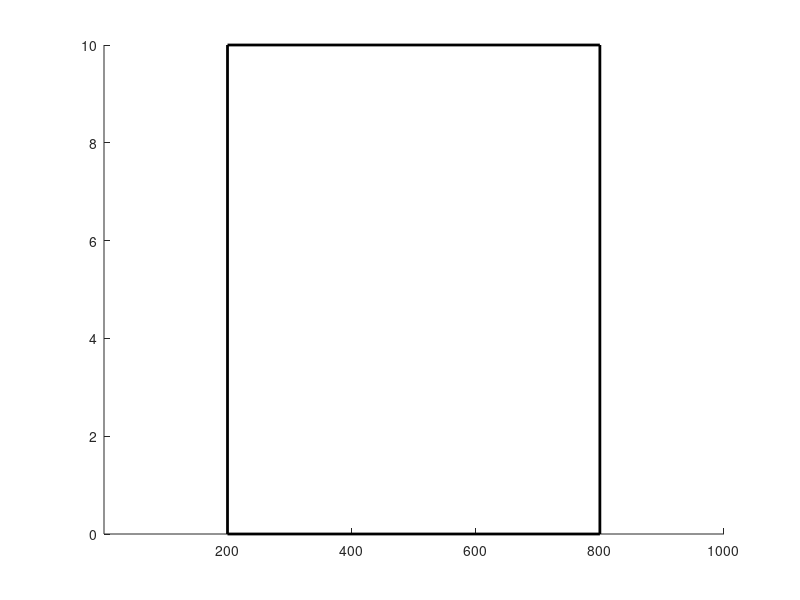

This figure's MATLAB source:
% calculates the px positions (xstart, xend) of a number of verical bars
% across the screen
%
% the coordinates are calculated such that each bar subtends the same
% visual angle as the others
%
% Ghaith Tarawneh (ghaith.tarawneh@ncl.ac.uk) - 10/7/2015

function bars = calBarPositions(scrW, screenReso, viewD, m, bars)

makePlot = 0;

if nargin == 0
    
    scrW = 1000; % screen width (px)
    
    m = 200; % horizontal margin (px)
    
    screenReso = 37; % px/cm
    
    viewD = 7; % cm
    
    bars = 1;
    
    makePlot = 1;
    
end

W = scrW - 2 * m; % take out left and right margins

A = 2 * atand(W / screenReso / viewD / 2);

edges = bars + 1;

edgePosDegs = linspace(-A/2, A/2, edges)';

edgePosPx = tand(edgePosDegs) * viewD * screenReso;

xM = scrW / 2;

bars = ceil([edgePosPx(1:end-1) edgePosPx(2:end)] + xM);

if makePlot
    
    clf
    
    for i=1:size(bars, 1)
        
        x1 = bars(i, 1);
        x2 = bars(i, 2);
        
        x = x1;
        w = x2-x1;
        y = 0;
        h = 10;
        
        rectangle('Position', [x y w h], 'LineWidth', 2);
        
    end
    
    axis([1 scrW 0 10]);
    
end

end